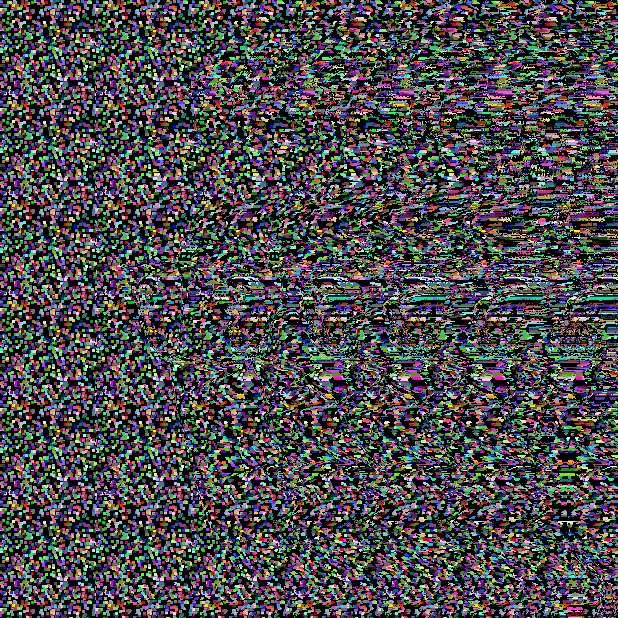
#> input picture book_12_Python极客项目编程/chapter_08_三维立体画/as.png, 618 x 618 px
$ python autos.py --depth as.png
#> lines starting #> are read from the running program, lines starting #| are printed output that depends on the picture
#!/usr/bin/env python
# -*- coding: utf-8 -*-

"""
autos.py
Creating Autostereograms
Author: Mahesh Venkitachalam
"""

import sys, random, argparse
from PIL import Image, ImageDraw


# create spacing/depth example
def createSpacingDepthExample():
    tiles = [Image.open('test/a.png'), Image.open('test/b.png'),
             Image.open('test/c.png')]
    img = Image.new('RGB', (600, 400), (0, 0, 0))
    spacing = [10, 20, 40]
    for j, tile in enumerate(tiles):
        for i in range(8):
            img.paste(tile, (10 + i * (100 + j * 10), 10 + j * 100))
    img.save('sdepth.png')


# create image filled with random dots
def createRandomTile(dims):
    # create image
    img = Image.new('RGB', dims)
    draw = ImageDraw.Draw(img)
    # calculate radius - % of min dimension
    r = int(min(*dims) / 100)
    # number of dots
    n = 1000
    # draw random circles
    for i in range(n):
        # -r is used so circle stays inside - cleaner for tiling
        x, y = random.randint(0, dims[0] - r), random.randint(0, dims[1] - r)
        fill = (random.randint(0, 255), random.randint(0, 255),
                random.randint(0, 255))
        draw.ellipse((x - r, y - r, x + r, y + r), fill)
    # return image
    return img


# Create a larger image of size dims by tiling the given image
def createTiledImage(tile, dims):
    # create output image
    img = Image.new('RGB', dims)
    W, H = dims
    w, h = tile.size
    # calculate # of tiles needed
    cols = int(W / w) + 1
    rows = int(H / h) + 1
    # paste tiles
    for i in range(rows):
        for j in range(cols):
            img.paste(tile, (j * w, i * h))
    # output image
    return img


# create a depth map for testing:
def createDepthMap(dims):
    dmap = Image.new('L', dims)
    dmap.paste(10, (200, 25, 300, 125))
    dmap.paste(30, (200, 150, 300, 250))
    dmap.paste(20, (200, 275, 300, 375))
    return dmap


# Given a depth map (image) and an input image, create a new image
# with pixels shifted according to depth
def createDepthShiftedImage(dmap, img):
    # size check
    assert dmap.size == img.size
    # create shifted image
    sImg = img.copy()
    # get pixel access
    pixD = dmap.load()
    pixS = sImg.load()
    # shift pixels output based on depth map
    cols, rows = sImg.size
    for j in range(rows):
        for i in range(cols):
            xshift = pixD[i, j] / 10
            xpos = i - 140 + xshift
            if xpos > 0 and xpos < cols:
                pixS[i, j] = pixS[xpos, j]
    # return shifted image
    return sImg


# Given a depth map (image) and an input image, create a new image
# with pixels shifted according to depth
def createAutostereogram(dmap, tile):
    # convert depth map to single channel if needed
    if dmap.mode is not 'L':
        dmap = dmap.convert('L')
    # if no tile specified, use random image
    if not tile:
        tile = createRandomTile((100, 100))
    # create an image by tiling
    img = createTiledImage(tile, dmap.size)
    # create shifted image
    sImg = img.copy()
    # get pixel access
    pixD = dmap.load()
    pixS = sImg.load()
    # shift pixels output based on depth map
    cols, rows = sImg.size
    for j in range(rows):
        for i in range(cols):
            xshift = pixD[i, j] / 10
            xpos = i - tile.size[0] + xshift
            if xpos > 0 and xpos < cols:
                pixS[i, j] = pixS[xpos, j]
    # return shifted image
    return sImg


# main() function
def main():
    # use sys.argv if needed
    print('creating autostereogram...')
    # create parser
    parser = argparse.ArgumentParser(description="Autosterograms...")
    # add expected arguments
    parser.add_argument('--depth', dest='dmFile', required=True)
    parser.add_argument('--tile', dest='tileFile', required=False)
    parser.add_argument('--out', dest='outFile', required=False)
    # parse args
    args = parser.parse_args()
    # set output file
    outFile = 'as.png'
    if args.outFile:
        outFile = args.outFile
    # set tile
    tileFile = False
    if args.tileFile:
        tileFile = Image.open(args.tileFile)
    # open depth map
    dmImg = Image.open(args.dmFile)
#> dmImg is the input picture: PIL image 618x618 RGB; mean R, G, B 72, 71.7, 72.5
    # create stereogram
    asImg = createAutostereogram(dmImg, tileFile)
#> in createAutostereogram, `dmap = dmap.convert('L')`:
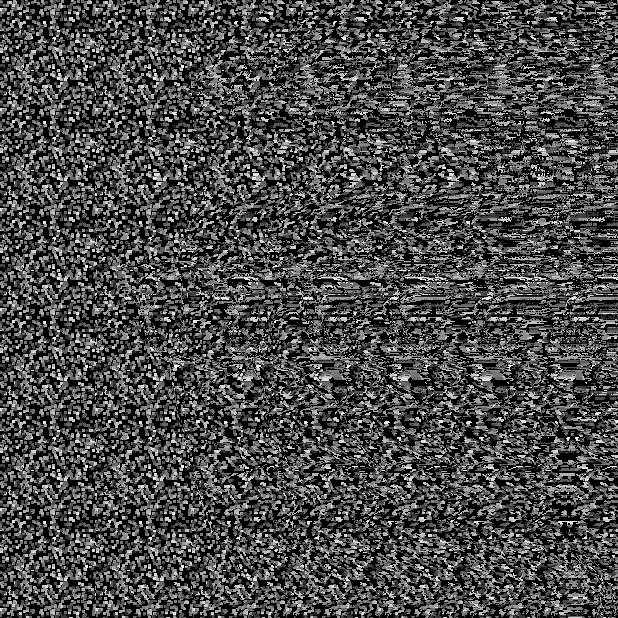
#> dmap: PIL image 618x618 L; min 0, max 254, mean 71.9
#> in createRandomTile, `img = Image.new('RGB', dims)`: img: PIL image 100x100 RGB; every value is 0
#> in createAutostereogram, `tile = createRandomTile((100, 100))`:
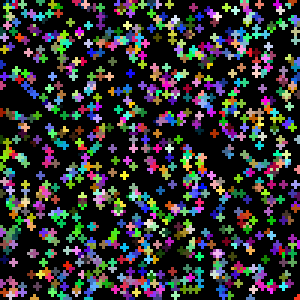
#> tile: PIL image 100x100 RGB (shown 3 times larger); mean R, G, B 48.7, 49.2, 49.5
#> in createTiledImage, `img = Image.new('RGB', dims)`: img: PIL image 618x618 RGB; every value is 0
#> after the loop in createTiledImage, `for i in range(rows):`:
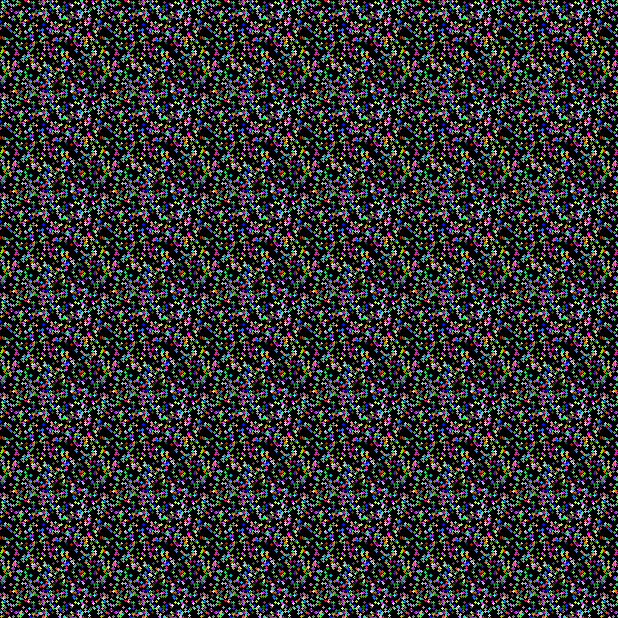
#> img: PIL image 618x618 RGB; mean R, G, B 48.7, 49.3, 49.6
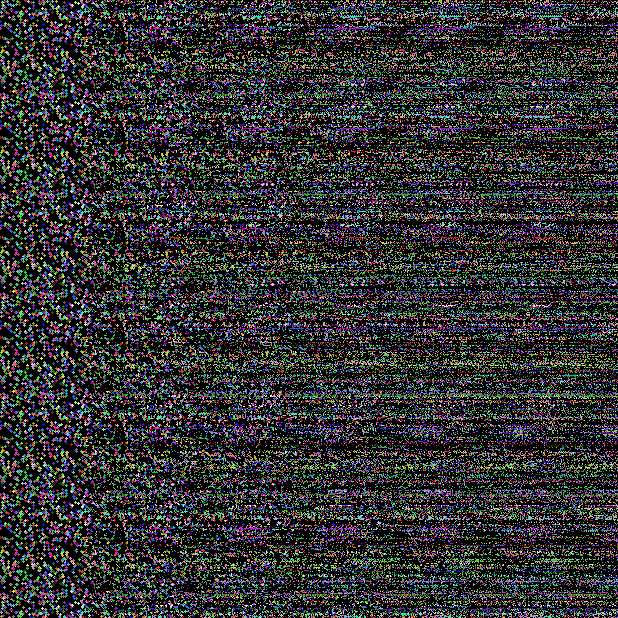
#> asImg: PIL image 618x618 RGB; mean R, G, B 47.8, 48.4, 49.2
    # write output
    asImg.save(outFile)


# call main
if __name__ == '__main__':
    main()

$ run again, with book_12_Python极客项目编程/chapter_08_三维立体画/1.png copied over book_12_Python极客项目编程/chapter_08_三维立体画/as.png
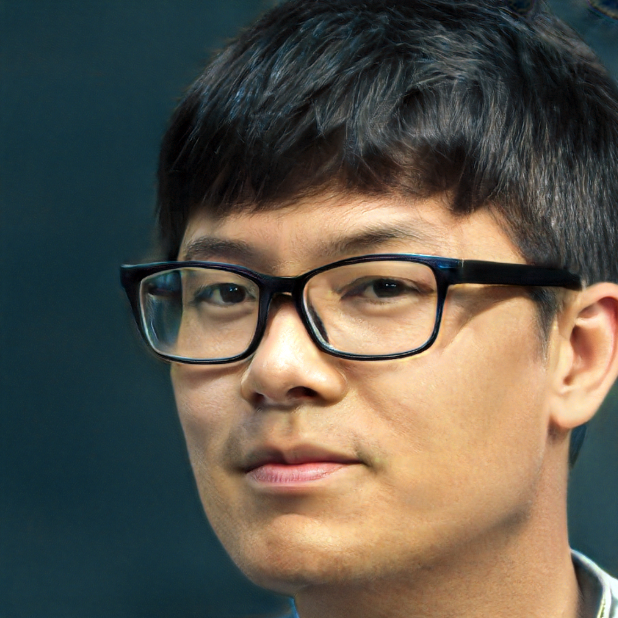
#> input picture book_12_Python极客项目编程/chapter_08_三维立体画/1.png, 618 x 618 px
#> in main, dmImg is the input picture: PIL image 618x618 RGBA; mean R, G, B, A 92.4, 86.8, 75.8, 255
#> in createAutostereogram, `dmap = dmap.convert('L')`:
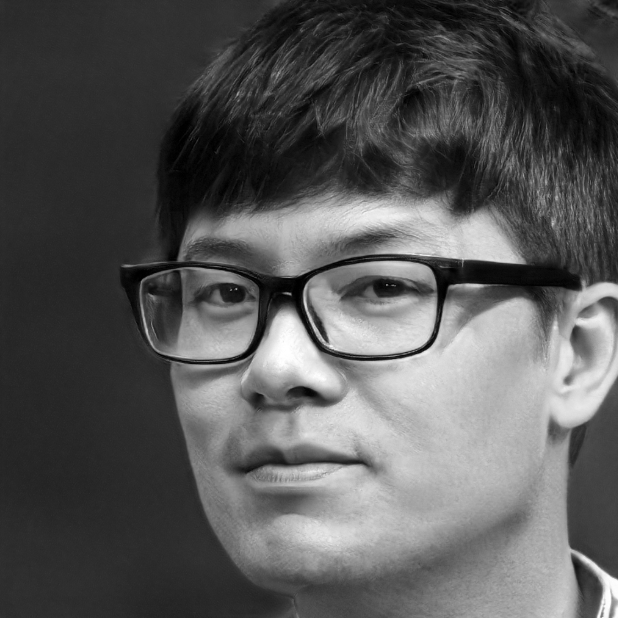
#> dmap: PIL image 618x618 L; min 0, max 255, mean 87.2
#> in main, `asImg = createAutostereogram(dmImg, tileFile)`:
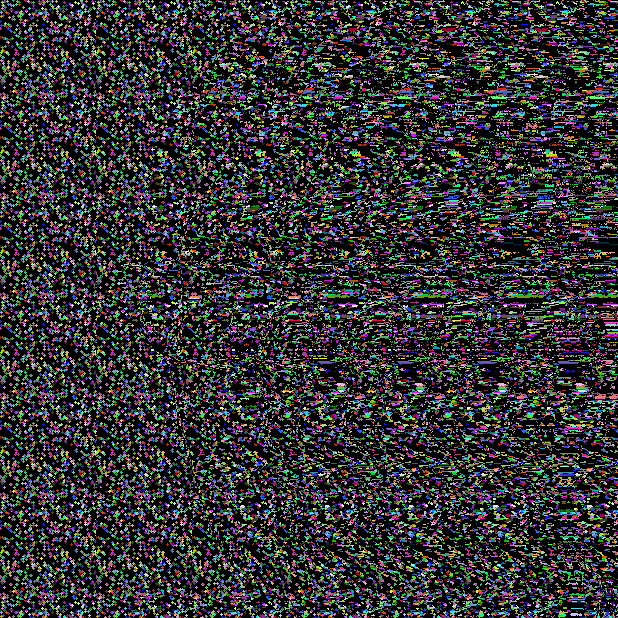
#> asImg: PIL image 618x618 RGB; mean R, G, B 48.2, 49.1, 49.4
